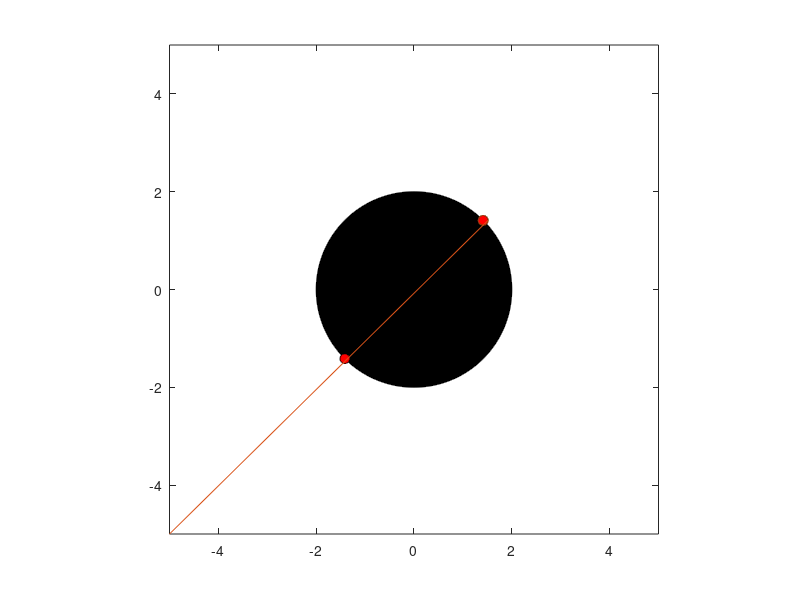

Write MATLAB code to recreate this figure.
clc; clear; close all;
%% Geometric solution
%% Basic 
t = linspace(0,2*pi,1001);
radius = 2;
C = [0, 0]; % center of circle
x_circle = radius * cos(t) + C(1);
y_circle = radius * sin(t) + C(2);

O = [-5 -5]; % Origin
direction = [1 1]; % direction of incident ray

%% 
D = normalize(direction, 'norm');
L = C - O;
tca = dot(L,D);
L = norm(L);
d = sqrt(L^2 - tca.^2);
thc = sqrt(radius^2 - d^2);
if (tca < 0) || (norm(d) > radius)
    condition = false;
    disp("outside the circle")
else
    disp("Pass through the circle")
    t0 = tca - thc;
    t1 = tca + thc;
    P1_geometric = O + D*t0 % First intersected point coordinate
    P2_geometric = O + D*t1 % Second intersected point coordinate
    P_1x = .1 * cos(t) + P1_geometric(1);
    P_1y = .1 * sin(t) + P1_geometric(2);
    P_2x = .1 * cos(t) + P2_geometric(1);
    P_2y = .1 * sin(t) + P2_geometric(2);
    figure
    hold on
    plot(P_1y(1), P_1y(2), 'Color', 'r')
    patch(x_circle,y_circle,[0 0 0])
    patch(P_1x, P_1y, [1 0 0])
    patch(P_2x, P_2y, [1 0 0])
    plot([O(1) P_2x], [O(2) P_2y])
    hold off
    axis equal
    xlim([-5 5]); ylim([-5 5]); box on
    set(gcf, 'Position', [1500 500 600 500])
end

